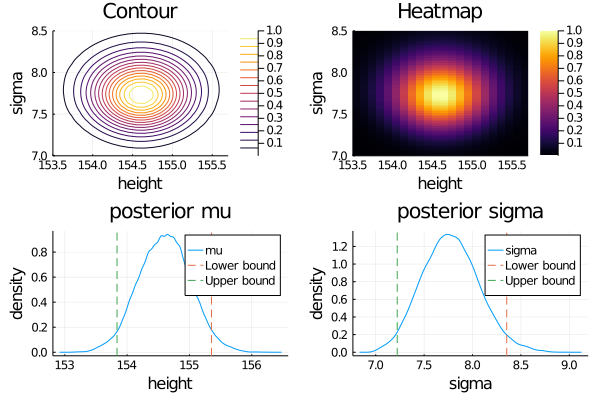

Generate this figure with Julia:
# Clip-04-16-22s.jl

using DrWatson
@quickactivate "StatisticalRethinkingStan"
using StatisticalRethinking

df = CSV.read(sr_datadir("Howell1.csv"), DataFrame; delim=';')

# ### snippet 4.8

# Use only adults

df2 = filter(row -> row[:age] >= 18, df);

# Show first 5 rows of DataFrame df

first(df2, 5)

# ### Snippet 4.16

# Generate approximate probabilities

function grid_prob(x, y, prior_x, prior_y, obs)

  # Create an x vs. y grid (vector of vectors), e.g.
  # 10000-element Array{Array{Float64,1},1}:
  # [150.0, 7.0]
  # [150.1010101010101, 7.0]
  # [150.2020202020202, 7.0]
  #   ...

  df = DataFrame()
  grid = reshape([ [x,y]  for x=x, y=y ], length(x)*length(y))

  # Define the priors

  d2 = Normal(178.0, 20.0)
  d3 = Uniform(0, 50)

  # Compute the log(likelihood * prior)

  the_prod = []
  for i in 1:length(grid)
      d1 = Normal(grid[i][1], grid[i][2])
      ll = sum(log.(pdf.(d1, obs)))
      append!(df, DataFrame(mu=grid[i][1], sigma=grid[i][2],
        ll=ll))
    append!(the_prod, ll + log.(pdf.(prior_x, grid[i][1])) + 
      log.(pdf.(prior_y, grid[i][2])))
  end

  # Make it a probability

  df[!, :prob] = exp.(the_prod .- maximum(the_prod))
  df
end

mu_list = range(150, 160, length=100)
sigma_list = range(7, 9, length=100)
prior_mu = Normal(178.0, 20.0)
prior_sigma = Uniform(0, 50)

# ### snippet 4.17

post_df = grid_prob(mu_list, sigma_list, prior_mu, prior_sigma,
  df2[:, :height])

p1 = contour(mu_list, sigma_list, post_df[:, :prob],
  xlim = (153.5, 155.7),
  ylim = (7.0, 8.5),
  xlab="height",
  ylab="sigma",
  title="Contour")

# ### snippet 4.18

p2 = heatmap(mu_list, sigma_list, transpose(reshape(post_df[:, :prob], 100,100)),
  xlim = (153.5, 155.7),
  ylim = (7.0, 8.5),
  xlab="height",
  ylab="sigma",
  title="Heatmap")

# ### Snippet 4.19

# Sample post_df

samples = post_df[sample(1:size(post_df, 1), Weights(post_df[:, :prob]), 
  10000, replace=true), :]

# ### Snippet 4.22

# Convert to an MCMCChains.Chains object

a2d = hcat(samples[:, :mu], samples[:, :sigma])
a3d = reshape(a2d, (size(a2d, 1), size(a2d, 2), 1))
chn = StanSample.convert_a3d(a3d, ["mu", "sigma"], Val(:mcmcchains); start=1)

# hpd regions

bnds = MCMCChains.hpd(chn)

# ### Snippet 4.21

# Density of mu

p3 = density(samples[:, :mu],
  xlab="height",
  ylab="density",
  lab="mu",
  title="posterior mu")
vline!(p3, [bnds[:mu, :upper]], line=:dash, lab="Lower bound")
vline!(p3, [bnds[:mu, :lower]], line=:dash, lab="Upper bound")

# Density of sigma

p4 = density(samples[:, :sigma],
  xlab="sigma",
  ylab="density",
  lab="sigma",
  title="posterior sigma")
vline!(p4, [bnds[:sigma, :upper]], line=:dash, lab="Lower bound")
vline!(p4, [bnds[:sigma, :lower]], line=:dash, lab="Upper bound")

plot(p1, p2, p3, p4, layout=(2,2))
savefig(plotsdir("04", "Fig4.4s.png"))

# End of clip-04-16-20s.jl
